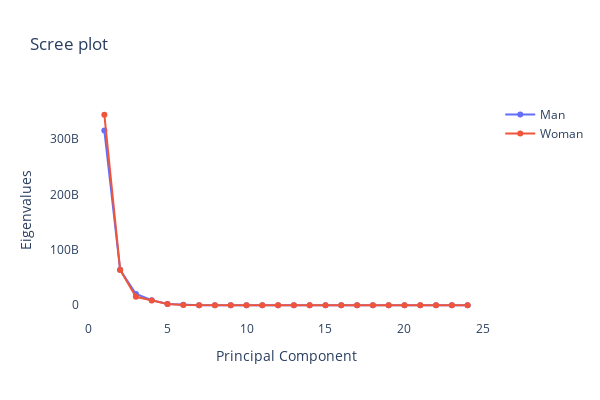

Notebook cell for this chart:
### Code cell
fig = go.Figure()

fig.add_trace(go.Scatter(x=pcs, y=eigenvalues_man, mode='lines+markers', name='Man'))

fig.add_trace(go.Scatter(x=pcs, y=eigenvalues_woman, mode='lines+markers', name='Woman'))

fig.update_layout(plot_bgcolor='rgba(0,0,0,0)')

fig.update_layout(
    title='Scree plot',
    xaxis=dict(title='Principal Component', showgrid=True),
    yaxis=dict(title='Eigenvalues', showgrid=True),
    width=600, 
    height=400)

fig.show()

### Figure 1 — Plotly figure (JSON) as saved in the notebook; plotly's stock layout.template omitted (floating-point values rounded to 4 significant figures)
{"data": [{"mode": "lines+markers", "name": "Man", "type": "scatter", "x": [1, 2, 3, 4, 5, 6, 7, 8, 9, 10, 11, 12, 13, 14, 15, 16, 17, 18, 19, 20, 21, 22, 23, 24, 25, 26], "y": [315000000000.0, 63880000000.0, 20320000000.0, 9232000000.0, 2090000000.0, 792900000.0, 103400000.0, 45010000.0, 115.6, 89.24, 20.02, 2.788, 1.794, 1.383, 0.2163, 0.1554, 0.152, 0.07713, 0.05926, 0.05156, 0.0007531, 0.0001505, 4.056e-24, 6.337e-31]}, {"mode": "lines+markers", "name": "Woman", "type": "scatter", "x": [1, 2, 3, 4, 5, 6, 7, 8, 9, 10, 11, 12, 13, 14, 15, 16, 17, 18, 19, 20, 21, 22, 23, 24, 25, 26], "y": [343500000000.0, 63630000000.0, 15170000000.0, 8668000000.0, 2166000000.0, 651100000.0, 91570000.0, 45730000.0, 176.7, 74.06, 21.58, 2.956, 1.842, 1.197, 0.202, 0.1831, 0.1407, 0.0666, 0.06277, 0.05453, 0.0007959, 7.632e-05, 1.152e-23, 9.7e-31]}], "layout": {"height": 400, "plot_bgcolor": "rgba(0,0,0,0)", "title": {"text": "Scree plot"}, "width": 600, "xaxis": {"showgrid": true, "title": {"text": "Principal Component"}}, "yaxis": {"showgrid": true, "title": {"text": "Eigenvalues"}}}}
